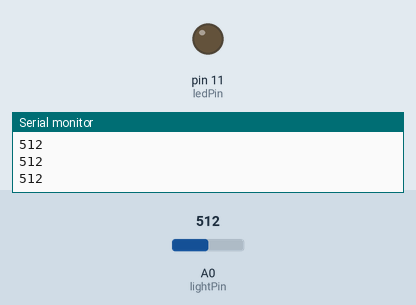
A sketch run on a simulated Arduino Uno, built with avr-gcc and run on an emulated ATmega328P. Shown: output pins drawn as LEDs (lit = HIGH), the last lines printed to the serial monitor. Dashed ring = blinking. The test bench sets the inputs (shaded band); at power-on: A0 (lightPin) = 512.

Above: at 1.2 s.
1.3 s: A0 (lightPin) set to 306
At 1.6 s:
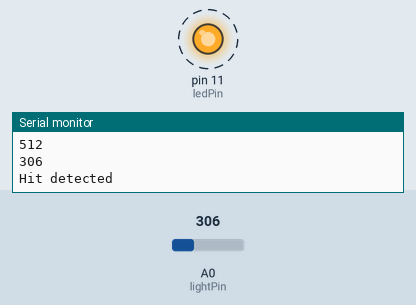
4.3 s: A0 (lightPin) set to 511
At 5.5 s:
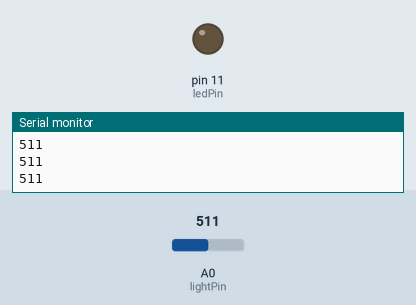
5.8 s: A0 (lightPin) set to 122
At 6.2 s:
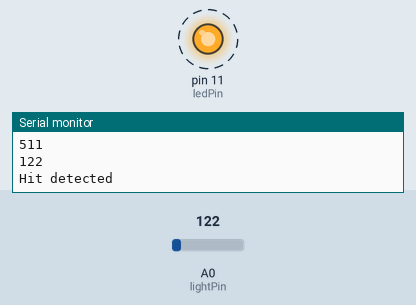
8.8 s: A0 (lightPin) set to 716
At 9.4 s:
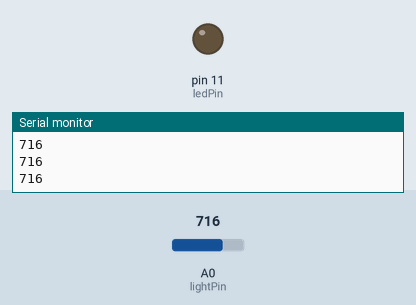
Timing chart, 0 to 11.3 s (numbered marks = the images above; inputs shaded):
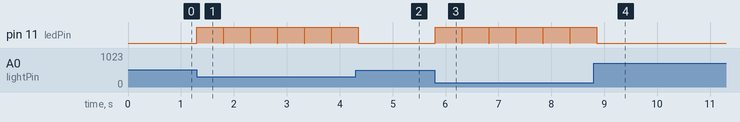

The sketch:

test-target.ino
```cpp
int lightPin = 0;  //define a pin for Photo resistor
int ledPin=11;     //define a pin for LED
int activation = 600;

int damage[3][3] = {
  {0, 0, 0},
  {0, 0, 0},
  {0, 0, 0}
};

// Sensor system, {pinNumber, average, damageCoordinateX, damageCoordinateY}
int sensors[][4] = {
  {0, 1000, 1, 1}
  };

int sensorCount = 1;

void setup()
{
    Serial.begin(9600);  //Begin serial communcation
    pinMode( ledPin, OUTPUT );
    for (int a = 0; a < sensorCount; a++) {
      int average = 0;
      for (int i = 0; i < 20; i++) {
        average += analogRead(sensors[a][0]);
      }
      average = average/20;
      sensors[a][1] = average;
    }
}

int ticks = 0;

void loop()
{
  handleSensors();
}

void handleSensors() {
  for (int a = 0; a < sensorCount; a++) {
    int reading = analogRead(lightPin);
    int average = sensors[a][1];
    average = average + (reading - average)/20;
    sensors[a][1] = average;

    activation = average - 30;
    Serial.println(reading);

    if (reading < activation) {
      Serial.println("Hit detected");
      digitalWrite(ledPin, HIGH);
      delay(500);
      digitalWrite(ledPin, LOW);
      int x = sensors[a][2];
      int y = sensors[a][3];
      damage[x][y] += 1;
    }
  }
  delay(10); //short delay for faster response to light.
  ticks += 1;
}
```

Measured:
- after the input at 1.3 s, pin 11 (ledPin): alternates HIGH for 0.50 s and LOW for 0.01 s, starting at once
- after the input at 4.3 s, pin 11 (ledPin): goes on until 4.4 s, then stays LOW
- after the input at 5.8 s, pin 11 (ledPin): alternates HIGH for 0.50 s and LOW for 0.01 s, starting at once
- after the input at 8.8 s, pin 11 (ledPin): goes on until 8.9 s, then stays LOW
